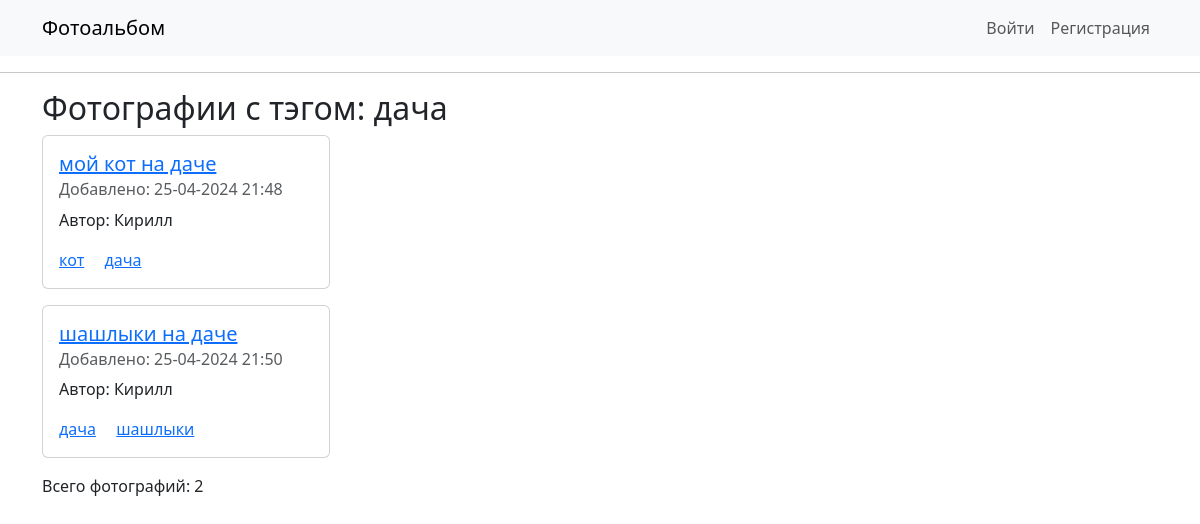
The app's page /photos/tags/дача with its own data.
### models.py (models this page shows, shortened)
class Tag(SqlAlchemyBase):
    __tablename__ = 'tags'
    id = sqlalchemy.Column(sqlalchemy.Integer, primary_key=True, autoincrement=True)
    name = sqlalchemy.Column(sqlalchemy.String, index=True)

class Photo(SqlAlchemyBase):
    __tablename__ = 'photos'
    id = sqlalchemy.Column(sqlalchemy.Integer, primary_key=True, autoincrement=True)
    content = sqlalchemy.Column(sqlalchemy.BLOB)
    title = sqlalchemy.Column(sqlalchemy.String, nullable=True)
    created_dt = sqlalchemy.Column(sqlalchemy.DateTime, default=datetime.datetime.now)
    is_private = sqlalchemy.Column(sqlalchemy.Boolean, default=True)
    user_id = sqlalchemy.Column(sqlalchemy.Integer, sqlalchemy.ForeignKey("users.id"))
    user = orm.relationship('User')
    tags = orm.relationship('Tag', secondary="photos_tags", backref="photos")

class User(UserMixin, SqlAlchemyBase):
    __tablename__ = 'users'
    id = sqlalchemy.Column(sqlalchemy.Integer, primary_key=True, autoincrement=True)
    username = sqlalchemy.Column(sqlalchemy.String, nullable=True)
    login = sqlalchemy.Column(sqlalchemy.String, index=True, unique=True)
    password = sqlalchemy.Column(sqlalchemy.String, nullable=True)
    created_dt = sqlalchemy.Column(sqlalchemy.DateTime, default=datetime.datetime.now)
    photos = orm.relationship("Photo", back_populates='user')

### app.py (the view)
@app.route('/photos/tags/<tag>')
def tags(tag):
    s = db_session.create_session()
    t = s.query(models.Tag).filter(models.Tag.name == tag).first()
    return render_template('tag.html', tag=tag, photos=t.photos)

### db_session.py (called while the page is built)
def create_session() -> Session:
    global __factory
    return __factory()

### templates/tag.html
{% extends "base.html" %}
{% block content %}
<h2>Фотографии с тэгом: {{ tag }}</h2>
{% for p in photos %}
<div class="card mb-3" style="max-width: 18rem;">
    <div class="card-body">
        <h5 class="card-title">
            <a href="{{ url_for('photo', id=p.id) }}">{{ p.title }}</a>
        </h5>
        <h6 class="card-subtitle mb-2 text-body-secondary">
            Добавлено: {{ p.created_dt.strftime('%d-%m-%Y %H:%M') }}
        </h6>
        <p class="card-text">
            Автор: {{ p.user.username }}
        </p>
        {% for tag in p.tags %}
        <a href="{{ url_for('tags', tag=tag.name) }}" class="card-link">{{ tag.name }}</a>
        {% endfor %}
    </div>
</div>
{% endfor %}
<p>Всего фотографий: {{ photos | length }}</p>
{% endblock %}

### records on screen
Tag: name "дача"
Photo: title "мой кот на даче", created_dt "25-04-2024 21:48", user.username "Кирилл"
Tag: name "кот"
Photo: title "шашлыки на даче", created_dt "25-04-2024 21:50", user.username "Кирилл"
Tag: name "шашлыки"

### other values on screen
{{ photos | length }} "2"
